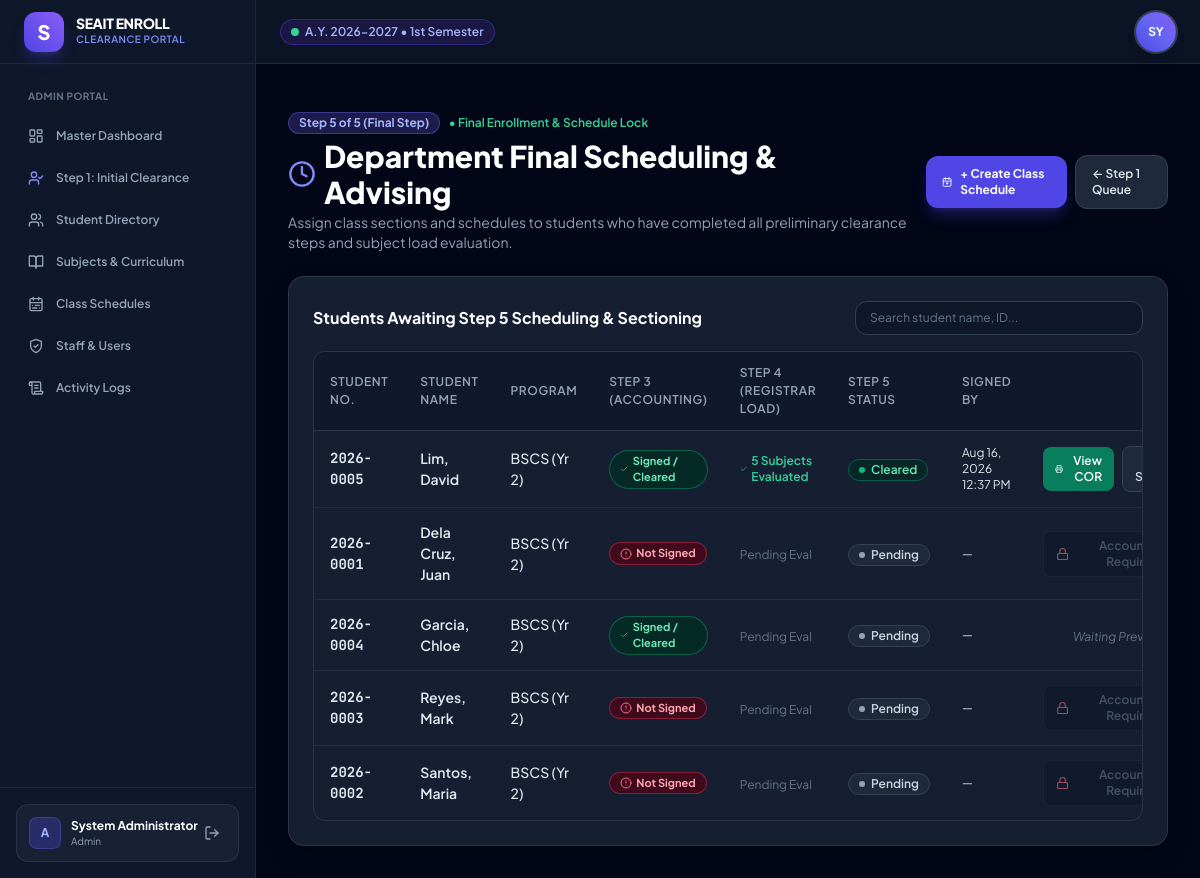
The app's page /modules/department/schedule_queue.php (signed in) with its own data.
### tables this page shows
CREATE TABLE `academic_terms` (
    `id` INT NOT NULL AUTO_INCREMENT PRIMARY KEY,
    `academic_year` VARCHAR(20) NOT NULL,
    `semester` VARCHAR(20) NOT NULL,
    `is_active` TINYINT(1) DEFAULT 0,
    `created_at` TIMESTAMP DEFAULT CURRENT_TIMESTAMP
);

CREATE TABLE `clearance_stages` (
    `id` INT NOT NULL AUTO_INCREMENT PRIMARY KEY,
    `clearance_id` INT NOT NULL,
    `step_number` INT NOT NULL,
    `stage_code` ENUM('dept_initial', 'library', 'accounting', 'registrar', 'dept_final') NOT NULL,
    `stage_title` VARCHAR(100) NOT NULL,
    `status` ENUM('Pending', 'Cleared', 'Flagged') DEFAULT 'Pending',
    `officer_user_id` INT DEFAULT NULL,
    `officer_name` VARCHAR(100) DEFAULT NULL,
    `remarks` TEXT DEFAULT NULL,
    `signed_at` DATETIME DEFAULT NULL,
    `created_at` TIMESTAMP DEFAULT CURRENT_TIMESTAMP,
    UNIQUE KEY `unique_clearance_step` (`clearance_id`, `step_number`)
);

CREATE TABLE `students` (
    `id` INT NOT NULL AUTO_INCREMENT PRIMARY KEY,
    `user_id` INT NOT NULL UNIQUE,
    `student_no` VARCHAR(30) NOT NULL UNIQUE,
    `first_name` VARCHAR(60) NOT NULL,
    `middle_name` VARCHAR(60) DEFAULT NULL,
    `last_name` VARCHAR(60) NOT NULL,
    `birth_date` DATE DEFAULT NULL,
    `age` INT DEFAULT NULL,
    `sex` ENUM('Male', 'Female', 'Other') DEFAULT 'Male',
    `religion` VARCHAR(80) DEFAULT NULL,
    `civil_status` ENUM('Single', 'Married', 'Widowed', 'Separated') DEFAULT 'Single',
    `birth_place` VARCHAR(150) DEFAULT NULL,
    `program_id` INT NOT NULL,
    `year_level` INT NOT NULL DEFAULT 1,
    `enrolling_semester` ENUM('1st Semester', '2nd Semester') DEFAULT '1st Semester',
    `academic_status` ENUM('Regular', 'Irregular', 'Probationary', 'Graduating') DEFAULT 'Regular',
    `contact_no` VARCHAR(20) DEFAULT NULL,
    `address` TEXT DEFAULT NULL,
    `guardian_name` VARCHAR(120) DEFAULT NULL,
    `guardian_contact` VARCHAR(30) DEFAULT NULL,
    `enrollment_status` ENUM('Not Enrolled', 'In Clearance', 'Cleared', 'Enrolled') DEFAULT 'In Clearance',
    `created_at` TIMESTAMP DEFAULT CURRENT_TIMESTAMP
);

CREATE TABLE `programs` (
    `id` INT NOT NULL AUTO_INCREMENT PRIMARY KEY,
    `department_id` INT NOT NULL,
    `code` VARCHAR(20) NOT NULL UNIQUE,
    `name` VARCHAR(150) NOT NULL,
    `total_years` INT DEFAULT 4,
    `created_at` TIMESTAMP DEFAULT CURRENT_TIMESTAMP
);

### modules/department/schedule_queue.php (the view, shortened to what the rows shown need)
<?php
require_once __DIR__ . '/../../config/functions.php';
$active_term = get_active_term();
$db = getDB();
$query = "SELECT cs.id as stage_id, cs.status as stage_status, cs.signed_at, cs.remarks,
                 cr.id as clearance_id, cr.current_step, cr.overall_status,
                 s.id as student_id, s.student_no, s.first_name, s.last_name, s.year_level, s.academic_status,
                 p.code as program_code, p.name as program_name,
                 (SELECT status FROM clearance_stages WHERE clearance_id = cr.id AND step_number = 3) as step3_status,
                 (SELECT officer_name FROM clearance_stages WHERE clearance_id = cr.id AND step_number = 3) as step3_officer,
                 (SELECT signed_at FROM clearance_stages WHERE clearance_id = cr.id AND step_number = 3) as step3_signed_at,
                 (SELECT status FROM clearance_stages WHERE clearance_id = cr.id AND step_number = 4) as step4_status,
                 (SELECT COUNT(*) FROM student_subject_loads sload WHERE sload.clearance_id = cr.id) as evaluated_subjects_count,
                 (SELECT COUNT(*) FROM student_enrollments se WHERE se.clearance_id = cr.id) as enrolled_schedules_count
          FROM clearance_stages cs
          JOIN clearance_requests cr ON cs.clearance_id = cr.id
          JOIN students s ON cr.student_id = s.id
          JOIN programs p ON s.program_id = p.id
          WHERE cs.step_number = 5 AND cr.academic_term_id = ? ";
$params = [$active_term['id']];
$query .= " ORDER BY (CASE WHEN cs.status = 'Pending' AND cr.current_step >= 5 THEN 1 WHEN cs.status = 'Cleared' THEN 2 ELSE 3 END), s.last_name ASC";
$stmt = $db->prepare($query);
$stmt->execute($params);
$students = $stmt->fetchAll();
include __DIR__ . '/../../includes/header.php';
?>
<div class="space-y-6 max-w-7xl mx-auto">
    <div class="flex flex-col sm:flex-row sm:items-center justify-between gap-4">
        <div>
            <h1 class="text-2xl sm:text-3xl font-extrabold text-white mt-1 flex items-center gap-2">
                <i data-lucide="clock" class="w-7 h-7 text-indigo-400"></i>
                Department Final Scheduling & Advising
            </h1>
        </div>
    </div>
    <div class="glass-card p-6 space-y-4">
        <div class="flex flex-col sm:flex-row sm:items-center justify-between gap-4">
            <h2 class="text-base font-bold text-white">Students Awaiting Step 5 Scheduling & Sectioning</h2>
        </div>
        <div class="data-table-container">
            <table class="data-table" id="step5-table">
                <thead>
                    <tr>
                        <th>Student No.</th>
                        <th>Student Name</th>
                        <th>Program</th>
                        <th>Step 3 (Accounting)</th>
                        <th>Step 4 (Registrar Load)</th>
                        <th>Step 5 Status</th>
                        <th>Signed By</th>
                        <th class="text-right">Action</th>
                    </tr>
                </thead>
                <tbody>
                    <?php if (empty($students)): ?>
                        <tr>
                            <td colspan="8" class="text-center py-8 text-slate-500 italic">No students currently in the Step 5 queue.</td>
                        </tr>
                    <?php else: ?>
                        <?php foreach ($students as $row):
                            $is_acct_signed = ($row['step3_status'] === 'Cleared');
                            $is_ready = ($is_acct_signed && $row['current_step'] >= 5);
                            $is_enrolled = ($row['stage_status'] === 'Cleared');
                        ?>
                            <tr>
                                <td class="font-mono font-bold text-indigo-400"><?= htmlspecialchars($row['student_no']) ?></td>
                                <td class="font-semibold text-white"><?= htmlspecialchars($row['last_name'] . ', ' . $row['first_name']) ?></td>
                                <td class="font-medium text-slate-300"><?= htmlspecialchars($row['program_code']) ?> (Yr <?= htmlspecialchars($row['year_level']) ?>)</td>
                                <td>
                                    <?php if ($is_acct_signed): ?>
                                        <span class="px-2.5 py-0.5 rounded-full text-[11px] font-bold bg-emerald-950/80 text-emerald-300 border border-emerald-500/40 inline-flex items-center gap-1">
                                            <i data-lucide="check" class="w-3 h-3 text-emerald-400"></i>
                                            Signed / Cleared
                                        </span>
                                    <?php else: ?>
                                        <span class="px-2.5 py-0.5 rounded-full text-[11px] font-bold bg-rose-950/80 text-rose-300 border border-rose-500/40 inline-flex items-center gap-1">
                                            <i data-lucide="alert-circle" class="w-3 h-3 text-rose-400"></i>
                                            Not Signed
                                        </span>
                                    <?php endif; ?>
                                </td>
                                <td>
                                    <?php if ($row['evaluated_subjects_count'] > 0): ?>
                                        <span class="text-xs font-semibold text-emerald-400 flex items-center gap-1">
                                            <i data-lucide="check" class="w-3.5 h-3.5"></i>
                                            <?= $row['evaluated_subjects_count'] ?> Subjects Evaluated
                                        </span>
                                    <?php else: ?>
                                        <span class="text-xs text-slate-500">Pending Eval</span>
                                    <?php endif; ?>
                                </td>
                                <td><?= get_status_badge($row['stage_status']) ?></td>
                                <td class="text-xs text-slate-400">
                                    <?= $row['signed_at'] ? format_date($row['signed_at']) : '—' ?>
                                </td>
                                <td class="text-right">
                                    <?php if ($is_enrolled): ?>
                                        <div class="flex items-center justify-end gap-2">
                                            <a href="<?= url('modules/student/print_cor.php?student_id=' . $row['student_id']) ?>" target="_blank" class="px-3 py-1.5 bg-emerald-600/80 hover:bg-emerald-600 text-white text-xs font-semibold rounded-lg shadow transition-all flex items-center gap-1">
                                                <i data-lucide="printer" class="w-3.5 h-3.5"></i>
                                                View COR
                                            </a>
                                            <a href="?schedule_student_id=<?= $row['student_id'] ?>" class="px-3 py-1.5 bg-slate-800 hover:bg-slate-700 text-slate-300 text-xs font-semibold rounded-lg border border-slate-700 transition-all">
                                                Edit Schedule
                                            </a>
                                        </div>
                                    <?php elseif (!$is_acct_signed): ?>
                                        <button disabled class="px-3 py-1.5 bg-slate-900 text-slate-500 text-xs font-semibold rounded-lg border border-slate-800 cursor-not-allowed opacity-60 flex items-center gap-1.5 ml-auto" title="Step 3 Accounting must be signed before Step 5 scheduling">
                                            <i data-lucide="lock" class="w-3.5 h-3.5 text-rose-400"></i>
                                            <span>Accounting Required</span>
                                        </button>
                                    <?php else: ?>
                                        <span class="text-xs text-slate-500 italic">Waiting Previous Steps</span>
                                    <?php endif; ?>
                                </td>
                            </tr>
                        <?php endforeach; ?>
                    <?php endif; ?>
                </tbody>
            </table>
        </div>
    </div>
</div>
<?php include __DIR__ . '/../../includes/footer.php'; ?>

### includes/header.php (shortened to what the rows shown need)
<?php
require_once __DIR__ . '/../config/functions.php';
$user = current_user();
$active_term = get_active_term();
?>
<!DOCTYPE html>
<html lang="en" class="dark">
<head>
    <script src="https://cdn.tailwindcss.com"></script>
    <link rel="stylesheet" href="<?= url('assets/css/style.css') ?>">
    <link rel="stylesheet" href="<?= url('assets/css/print.css') ?>" media="print">
</head>
<body class="bg-slate-950 text-slate-100 flex min-h-screen">
    <?php if (is_logged_in()): ?>
    <?php include __DIR__ . '/sidebar.php'; ?>
    <?php endif; ?>
    <div class="flex-1 flex flex-col min-w-0">
        <?php if (is_logged_in()): ?>
        <header class="h-16 bg-slate-900/80 backdrop-blur-md border-b border-slate-800 flex items-center justify-between px-4 sm:px-6 z-30 sticky top-0">
            <div class="flex items-center gap-3">
                <div class="flex items-center gap-2">
                    <span class="inline-flex items-center gap-1.5 px-2.5 py-1 rounded-full text-xs font-semibold bg-indigo-950/80 text-indigo-300 border border-indigo-700/50">
                        <span class="w-2 h-2 rounded-full bg-emerald-400 animate-pulse"></span>
                        A.Y. <?= htmlspecialchars($active_term['academic_year']) ?> &bull; <?= htmlspecialchars($active_term['semester']) ?>
                    </span>
                </div>
            </div>
            <div class="flex items-center gap-4">
                <div class="relative" id="user-profile-menu-container">
                    <button type="button" id="user-profile-btn" onclick="toggleUserProfileDropdown(event)" class="w-10 h-10 rounded-full bg-gradient-to-tr from-indigo-600 via-indigo-500 to-violet-500 hover:from-indigo-500 hover:to-violet-400 flex items-center justify-center font-bold text-xs text-white shadow-lg ring-2 ring-slate-700 hover:ring-indigo-400 active:scale-95 transition-all focus:outline-none cursor-pointer select-none" aria-label="User profile menu" aria-expanded="false" title="Tap to toggle Actions Menu">
                        <span id="user-avatar-initials" class="pointer-events-none"><?= strtoupper(substr($user['full_name'] ?? $user['username'], 0, 2)) ?></span>
                    </button>
                </div>
            </div>
        </header>
        <?php endif; ?>
        <main class="flex-1 overflow-y-auto p-4 sm:p-6 lg:p-8">

### config/functions.php (shortened to what the rows shown need)
<?php
function url($path = '') {
    return BASE_URL . ltrim($path, '/');
}
function is_logged_in() {
    return isset($_SESSION['user_id']) && !empty($_SESSION['user_id']);
}
function current_user() {
    return [
        'id'            => $_SESSION['user_id'] ?? null,
        'username'      => $_SESSION['username'] ?? '',
        'email'         => $_SESSION['email'] ?? '',
        'role'          => $_SESSION['role'] ?? '',
        'full_name'     => $_SESSION['full_name'] ?? '',
        'department_id' => $_SESSION['department_id'] ?? null,
        'student_id'    => $_SESSION['student_id'] ?? null,
        'student_no'    => $_SESSION['student_no'] ?? null,
        'program_id'    => $_SESSION['program_id'] ?? null,
        'program_code'  => $_SESSION['program_code'] ?? null,
    ];
}
function get_active_term() {
    $db = getDB();
    $stmt = $db->query("SELECT * FROM academic_terms WHERE is_active = 1 LIMIT 1");
    $term = $stmt->fetch();
    return $term;
}
function format_date($datetime, $format = 'M d, Y h:i A') {
    return date($format, strtotime($datetime));
}
function get_status_badge($status) {
    $status = trim($status);
    switch (strtolower($status)) {
        case 'cleared':
        case 'completed':
        case 'enrolled':
        case 'resolved':
        case 'fully paid':
            return '<span class="inline-flex items-center px-2.5 py-0.5 rounded-full text-xs font-semibold bg-emerald-100 text-emerald-800 dark:bg-emerald-950/60 dark:text-emerald-300 border border-emerald-200 dark:border-emerald-800"><span class="w-1.5 h-1.5 rounded-full bg-emerald-500 mr-1.5"></span>' . htmlspecialchars($status) . '</span>';
        case 'pending':
        case 'unpaid':
            return '<span class="inline-flex items-center px-2.5 py-0.5 rounded-full text-xs font-semibold bg-slate-100 text-slate-700 dark:bg-slate-800 dark:text-slate-300 border border-slate-200 dark:border-slate-700"><span class="w-1.5 h-1.5 rounded-full bg-slate-400 mr-1.5"></span>' . htmlspecialchars($status) . '</span>';
    }
}

### records on screen
academic_terms: academic_year "2026-2027", semester "1st Semester"
clearance_stages: students.student_no "2026-0005", students.last_name+first_name "Lim, David", programs.code "BSCS", students.year_level "2", shows "Signed / Cleared", evaluated_subjects_count "5", status "Cleared", signed_at "Aug 16, 2026 12:37 PM"
clearance_stages: students.student_no "2026-0001", students.last_name+first_name "Dela Cruz, Juan", programs.code "BSCS", students.year_level "2", shows "Not Signed", shows "Pending Eval", status "Pending", shows "Accounting Required"
clearance_stages: students.student_no "2026-0004", students.last_name+first_name "Garcia, Chloe", programs.code "BSCS", students.year_level "2", shows "Signed / Cleared", shows "Pending Eval", status "Pending", shows "Waiting…"
clearance_stages: students.student_no "2026-0003", students.last_name+first_name "Reyes, Mark", programs.code "BSCS", students.year_level "2", shows "Not Signed", shows "Pending Eval", status "Pending", shows "Accounting Required"
clearance_stages: students.student_no "2026-0002", students.last_name+first_name "Santos, Maria", programs.code "BSCS", students.year_level "2", shows "Not Signed", shows "Pending Eval", status "Pending", shows "Accounting Required"

### other values on screen
$role "ADMIN"
substr($user['username'] ?? 'U', 0, 1) "A"
$user['full_name'] "System Administrator"
$user['role'] "Admin"
substr($user['full_name'] ?? $user['username'], 0, 2) "SY"
